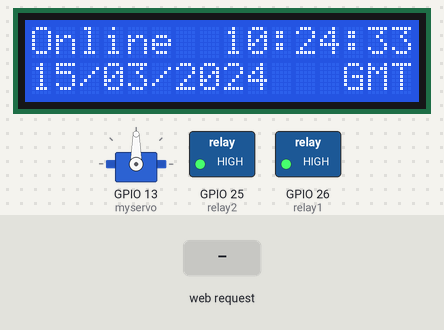
This sketch was run on a simulated ESP32. Parts: servo, 16×2 character LCD, switched loads named in the sketch (green lamp = pin HIGH). Inputs (shaded band) come from the test bench. WiFi joins after 1.5 s; servers stay silent unless stated; the local clock reads 2024-03-15 10:24:30 at power-on unless the sketch sets it; storage starts empty; what the sketch prints to the serial monitor is not drawn.

Above: at 3.3 s.
3.4 s: HTTP request GET /on received
At 4.8 s:
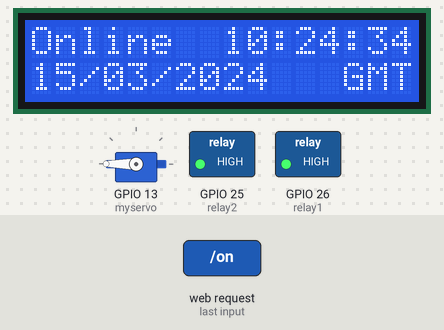
6.4 s: HTTP request GET /off received
At 7.6 s:
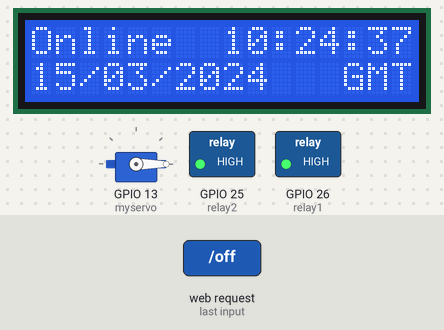
Timing chart, 0 to 9.4 s (numbered marks = the images above; inputs shaded):
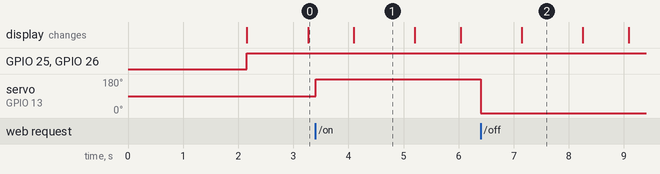

The sketch:

fish_feeder_x7.ino
```cpp
#include <WiFi.h>
#include <AsyncTCP.h>
#include <ESPAsyncWebServer.h>
#include <SPIFFS.h>
#include <ESP32_Servo.h>
#include <Wire.h>
#include <LiquidCrystal_I2C.h>

LiquidCrystal_I2C LCD = LiquidCrystal_I2C(0x27, 16, 2);
#define relay1 26
#define relay2 25

// some var
const char* ssid = "thiramanat_2.4G";
const char* password = "newin11111";

// create server
AsyncWebServer server(80);

Servo myservo; //ประกาศตัวแปรแทน Servo
int servoPin = 13;  // Replace with the actual pin connected to your servo

#define NTP_SERVER     "pool.ntp.org"
#define UTC_OFFSET     7    // UTC offset for your time zone (UTC+7)
#define UTC_OFFSET_DST 0    // Adjust if your location observes daylight saving time
void spinner() {
  static int8_t counter = 0;
  const char* glyphs = "\xa1\xa5\xdb";
  LCD.setCursor(15, 1);
  LCD.print(glyphs[counter++]);
  if (counter == strlen(glyphs)) {
    counter = 0;
  }
}

int firstOnTimeHr = 20;
int firstOnTimeMin = 54;
int secondOnTimeHr = 20;
int secondOnTimeMin = 55;

void printLocalTime() {
  struct tm timeinfo;
  if (!getLocalTime(&timeinfo)) {
    LCD.setCursor(0, 1);
    LCD.println("Connection Err");
    return;
  }

  LCD.setCursor(8, 0);
  LCD.println(&timeinfo, "%H:%M:%S");

  LCD.setCursor(0, 1);
  LCD.println(&timeinfo, "%d/%m/%Y   %Z");
  // do something here

  pinMode(relay1, OUTPUT);
  pinMode(relay2, OUTPUT);
  digitalWrite(relay1, HIGH);
  digitalWrite(relay2, HIGH);

 if (timeinfo.tm_hour == firstOnTimeHr && timeinfo.tm_min == firstOnTimeMin) {
  // First condition: Turn on relay1, turn off relay2
  digitalWrite(relay1, LOW);

} if (timeinfo.tm_hour == firstOnTimeHr && timeinfo.tm_min == firstOnTimeMin && timeinfo.tm_sec > 4) {
  // Second condition: Turn off relay1, turn off relay2 (after 30 seconds)
  Serial.println("First condition met!");
  digitalWrite(relay1, HIGH);
}

if (timeinfo.tm_hour == secondOnTimeHr && timeinfo.tm_min == secondOnTimeMin) {
  // Third condition: Turn off relay2, turn on relay1
  digitalWrite(relay2, LOW);
} if (timeinfo.tm_hour == secondOnTimeHr && timeinfo.tm_min == secondOnTimeMin && timeinfo.tm_sec > 4) {
  // Fourth condition: Turn off relay2, turn off relay1 (after 10 seconds)
  Serial.println("Second condition met!");
  digitalWrite(relay2, HIGH);
}

}


void setup() {
  Serial.begin(115200);
  pinMode(13, OUTPUT);
  myservo.attach(13, 544, 2400); // Servo
  digitalWrite(13, LOW);
  // begin

  if (!SPIFFS.begin(true)) {
    Serial.println("An Error has occurred while mounting SPIFFS");
    return;
  }

  LCD.init();
  LCD.backlight();
  LCD.setCursor(0, 0);
  LCD.print("Connecting to ");
  LCD.setCursor(0, 1);
  LCD.print("WiFi ");

  // start WiFi
  WiFi.begin(ssid, password);
  while (WiFi.status() != WL_CONNECTED) {
    delay(1000);
    Serial.println("Connecting to WiFi..");
  }
  Serial.println(WiFi.localIP());

  // Route for root / web page
  server.on("/", HTTP_GET, [](AsyncWebServerRequest *request){
    String message = "Hello! Use /on or /off to control the servo.";
    request->send(SPIFFS, "/index.html", String(), false); // ลบ processor ออก
  });

  // Route to load bg.jpg file
  server.on("/bg.jpg", HTTP_GET, [](AsyncWebServerRequest * request) {
    request->send(SPIFFS, "/bg.jpg", "jpg");
  });

  // Route to load style.css file
  server.on("/styles.css", HTTP_GET, [](AsyncWebServerRequest * request) {
    request->send(SPIFFS, "/styles.css", "text/css");
  });

  // Route to set GPIO to HIGH
  server.on("/on", HTTP_GET, [](AsyncWebServerRequest * request) {
    myservo.write(180); // Set servo to 180 degrees (on)
    request->send(SPIFFS, "/index.html", String(), false); // ลบ processor ออก
  });

  // Route to set GPIO to LOW
  server.on("/off", HTTP_GET, [](AsyncWebServerRequest * request) {
    myservo.write(0); // Set servo to 0 degrees (off)
    request->send(SPIFFS, "/index.html", String(), false); // ลบ processor ออก
  });

  server.begin();

  LCD.clear();
  LCD.setCursor(0, 0);
  LCD.print("Online");
  LCD.setCursor(0, 1);
  LCD.println("Updating time...");

  configTime(UTC_OFFSET * 3600, UTC_OFFSET_DST, NTP_SERVER); // Multiply by 3600 to convert hours to seconds
}

void loop() {
  printLocalTime();
  delay(250);


}
```

Measured:
- after the input at 3.4 s, servo on GPIO 13 (myservo): 90° → 180° at once
- after the input at 6.4 s, servo on GPIO 13 (myservo): 180° → 0° at once
- what the display in image 1 shows lasts 1.1 s, from 4.1 s to 5.2 s
